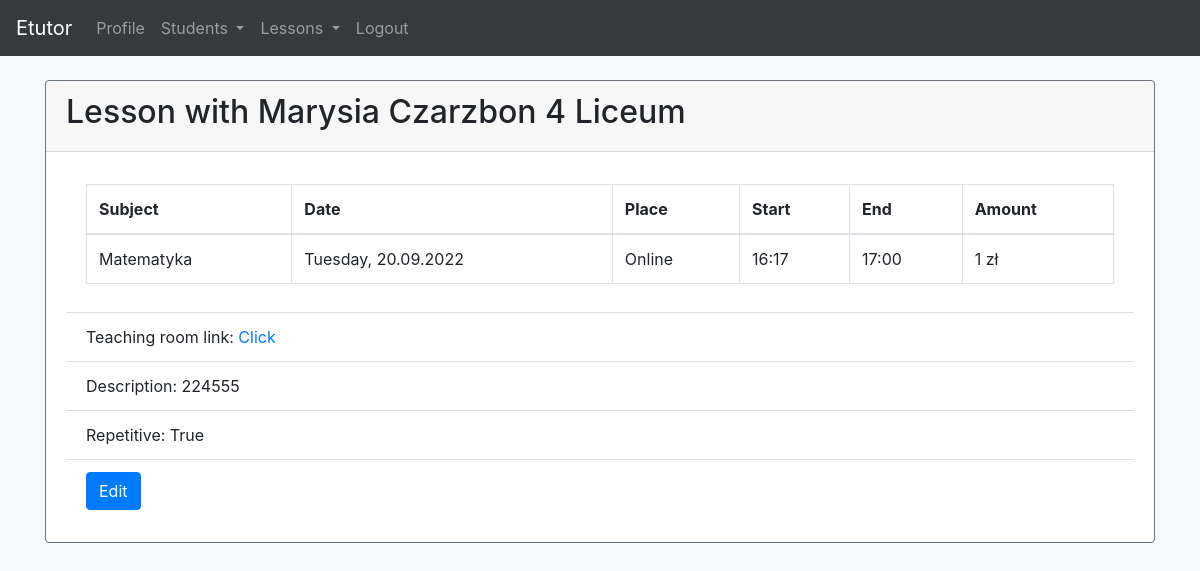
Screenshot of /lessons/4/ (signed in) with the database file from the repository.
### app/models.py (models this page shows, shortened)
class Lesson(models.Model):
    ONLINE = 'Online'
    AT_CLIENTS = "Client's"
    AT_TUTORS = "Tutor's"
    PLACE = [
        (ONLINE, _('Online')),
        (AT_CLIENTS, _("Client's")),
        (AT_TUTORS, _("Tutor's")),
    ]
    subject = models.CharField(max_length=50)
    place = models.CharField(max_length=30, choices=PLACE, default=ONLINE)
    amount = models.PositiveIntegerField(null=False, blank=False)
    description = models.CharField(max_length=250, blank=True)
    start_datetime = models.DateTimeField()
    end_datetime = models.DateTimeField()
    is_repetitive = models.BooleanField(default=True)
    is_notification_send = models.BooleanField(default=False)
    send_facebook_message = models.BooleanField(default=True)
    send_email = models.BooleanField(default=False)
    send_sms = models.BooleanField(default=False)
    tutor = models.ForeignKey(Tutor, on_delete=models.CASCADE)
    student = models.ForeignKey(Student, on_delete=models.CASCADE)
    objects = LessonManager()
    class Meta:
        ordering = ['start_datetime']
    @property
    def start_date(self):
        return self.start_datetime.astimezone().strftime("%A, %d.%m.%Y")
    @property
    def start_hour(self):
        return self.start_datetime.astimezone().strftime("%H:%M")
    @property
    def end_hour(self):
        return self.end_datetime.astimezone().strftime("%H:%M")

class Student(models.Model):
    first_name = models.CharField(max_length=50)
    last_name = models.CharField(max_length=50)
    address = models.CharField(max_length=100, blank=True)
    education_level = models.CharField(max_length=50, blank=True)
    phone_number = models.CharField(max_length=20, blank=True)
    email = models.EmailField(blank=True)
    discord_nick = models.CharField(max_length=50, blank=True)
    facebook_profile = models.CharField(max_length=150, blank=True)
    facebook_psid = models.CharField(max_length=50, blank=True)
    tutor = models.ForeignKey(Tutor, on_delete=models.CASCADE)
    def __str__(self):
        return f'{self.first_name.capitalize()} {self.last_name.capitalize()}'

### app/views.py (the view)
# urls.py: path('lessons/<int:pk>/', views.LessonDetailView.as_view(), name='lesson-detail'),
@method_decorator(login_required, name='dispatch')
class LessonDetailView(DetailView):
    model = Lesson
    template_name = 'lesson_detail.html'

### app/models.py (called while the page is built)
    def get_absolute_url(self):
        return f"{settings.LESSON_URL}{reverse('teaching-room', args=[self.url])}"

### templates/lesson_detail.html (shortened to what this page needs)
{% extends 'base.html' %}
{% block content %}
<div class="container">
    <div class="row mt-4">
        <div class="col">
            <div class="card border-secondary">
            <div class="card-header">
                <h2>Lesson with {{lesson.student}} {{lesson.student.education_level}}</h2>
            </div>
            <div class="card-body">
                <ul class="list-group list-group-flush">
                    <li class="list-group-item">
                    <table class="table table-bordered">
                      <thead>
                        <tr>
                            <th scope="col">Subject</th>
                            <th scope="col">Date</th>
                            <th scope="col">Place</th>
                          <th scope="col">Start</th>
                          <th scope="col">End</th>
                          <th scope="col">Amount</th>
                        </tr>
                      </thead>
                      <tbody>
                        <tr>
                            <td>{{ lesson.subject }}</td>
                            <td>{{ lesson.start_date }}</td>
                            {% if lesson.place == 'U klienta' %}
                                <td>{{ lesson.student.address }}</td>
                            {% else %}
                                <td>{{ lesson.place }}</td>
                            {% endif %}
                            <td>{{ lesson.start_hour }}</td>
                          <td>{{ lesson.end_hour }}</td>
                          <td>{{ lesson.amount }} zł</td>
                        </tr>
                      </tbody>
                    </table>
                    </li>
                    {% if lesson.teachingroom %}
                    <li class="list-group-item">
                      Teaching room link: <a href="{{ lesson.teachingroom.get_absolute_url }}">Click</a>
                    </li>
                    {% endif %}
                    <li class="list-group-item">
                        Description: {{ lesson.description }}
                    </li>
                    <li class="list-group-item">
                      Repetitive: {{ lesson.is_repetitive }}
                  </li>
                  <li class="list-group-item">
                    <a href="{% url 'lesson-edit' lesson.id %}"><button class="btn btn-primary">Edit</button></a>
                </li>
                </ul>
            </div>
        </div>
{% endblock %}

### rows the page displays
Lesson: student "Marysia Czarzbon", student.education_level "4 Liceum", subject "Matematyka", start_date "Tuesday, 20.09.2022", place "Online", start_hour "16:17", end_hour "17:00", amount "1", description "224555", is_repetitive "True"
